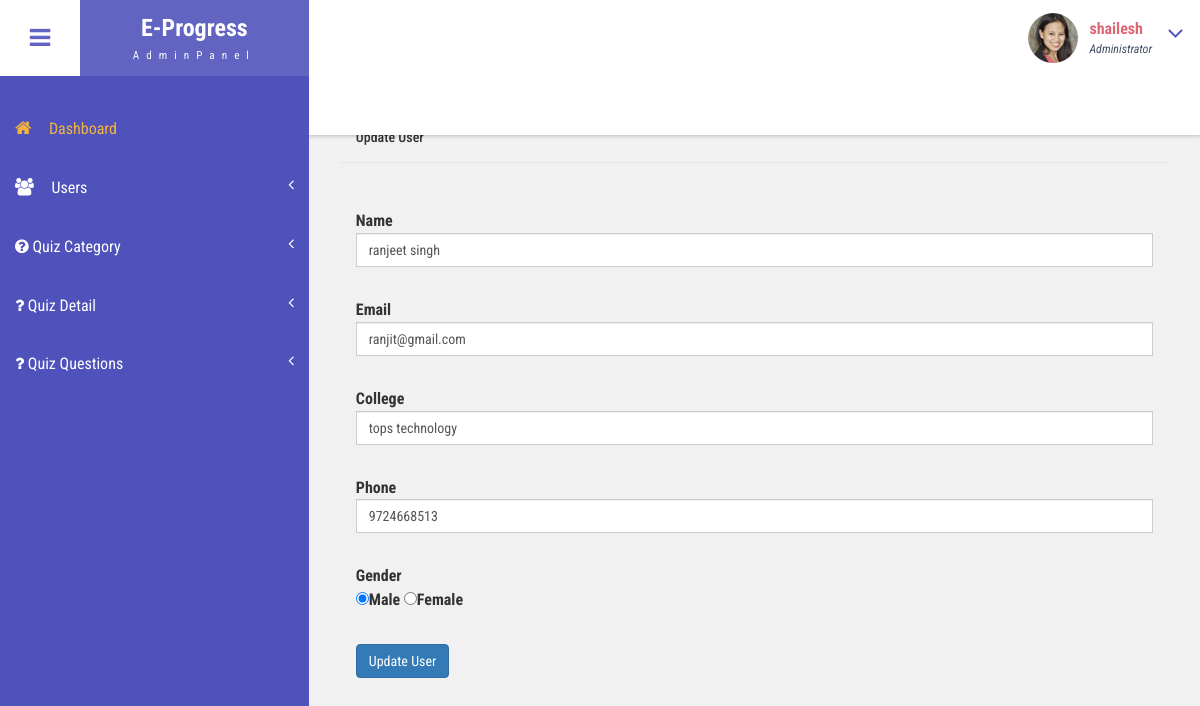
The page /edit?id=3 (signed in) on the database its author committed.
### tables this page shows
CREATE TABLE `users` (
  `id` int(11) NOT NULL,
  `name` varchar(255) NOT NULL,
  `gender` varchar(10) NOT NULL,
  `email` varchar(255) NOT NULL,
  `college` varchar(255) NOT NULL,
  `mob` varchar(50) NOT NULL,
  `password` varchar(255) NOT NULL,
  `roll_id` int(11) NOT NULL DEFAULT 2,
  `create at` timestamp NULL DEFAULT current_timestamp(),
  `update at` timestamp NULL DEFAULT current_timestamp(),
  `is_deleted` tinyint(1) NOT NULL DEFAULT 0
);

### index.php (called while the page is built)
<?php
require_once("Controller/Controller.php");
?>

### Model/Model.php (called while the page is built, shortened)
<?php
class Model
{
    function __construct(protected $connection = null)
    {
        try {
            $this->connection = new mysqli("localhost", "root", "", "project_oes");
        } catch (\Exception $e) {
            $ErrorMsg = PHP_EOL . "Error Date Time >>> " . date('d-m-Y h:i:s A') . PHP_EOL . "Error Msg >>> " . $e->getMessage() . PHP_EOL;
            if (!file_exists('log')) {
                mkdir("log");
            }
            $FileName = date('d_m_Y');
            file_put_contents("log/" . $FileName . "_log.txt", $ErrorMsg, FILE_APPEND);
        }
    }
    function Select($tbl, $where = null)
    {
        $SQL = " SELECT * FROM $tbl";
        if ($where != null || $where != "") {
            $SQL .= " WHERE";
            foreach ($where as $key => $value) {
                $SQL .= " $key = '$value' AND";
            }
            $SQL = rtrim($SQL, "AND");
        }
        $SQLEx = $this->connection->query($SQL);
        if ($SQLEx->num_rows > 0) {
            while ($data = $SQLEx->fetch_object()) {
                $FetchData[] = $data;
            }
            $Responce['Code'] = "1";
            $Responce['Msg'] = "Msg";
            $Responce['Data'] = $FetchData;
        } else {
            $Responce['Code'] = "0";
            $Responce['Msg'] = "Try Again";
            $Responce['Data'] = "0";
        }
        return $Responce;
    }
}
?>

### View/Admin/edit.php (the view, shortened to what this page needs)
<div id="page-wrapper">
    <div class="main-page">
        <form method="post">
            <div class="modal-header">
                <h5 class="modal-title" id="exampleModalLabel">Update User</h5>
            </div>
            <div class="modal-body">
                <div class="row ">
                    <div class="col">
                        <label for="name" class="form-label">Name</label>
                        <input type="text" name="name" id="name" value="<?php echo $Selectbyid['Data'][0]->name; ?>" class="form-control">
                    </div>
                </div>
                <div class="row ">
                    <div class="col">
                        <label for="email" class="form-label">Email</label>
                        <input type="email" name="email" id="email" value="<?php echo $Selectbyid['Data'][0]->email; ?>" class="form-control">
                    </div>
                </div>
                <div class="row ">
                    <div class="col">
                        <label for="college" class="form-label">College</label>
                        <input type="text" name="college" id="college" value="<?php echo $Selectbyid['Data'][0]->college; ?>" class="form-control">
                    </div>
                </div>
                <div class="row ">
                    <div class="col">
                        <label for="mob" class="form-label">Phone</label>
                        <input type="tel" name="mob" id="mob" value="<?php echo $Selectbyid['Data'][0]->mob; ?>" class="form-control">
                    </div>
                </div>
                <div class="row ">
                    <label for="gender" class="form-label">Gender</label>
                    <div class="col">
                        <input type="radio" name="gender" id="Male" value="Male" <?php if (isset($Selectbyid['Data'])) {
                                                                                        if ($Selectbyid['Data'][0]->gender == "Male") {
                                                                                            echo "checked";
                                                                                        }
                                                                                    } ?>><label for="Male">Male</label>
                        <input type="radio" name="gender" id="Female" value="Female" <?php if (isset($Selectbyid['Data'])) {
                                                                                            if ($Selectbyid['Data'][0]->gender == "Female") {
                                                                                                echo "checked";
                                                                                            }
                                                                                        } ?>><label for="Female">Female</label>
                    </div>
                </div>
                <div class="row ">
                    <div class="col">
                        <button type="submit" name="update" class="btn btn-primary">Update User</button>
                    </div>
                </div>
        </form>
    </div>
</div>

### Public/Admin/css/style.css (style rules this page uses)
h4, h5, h6, h1, h2, h3 { margin: 0; }
html, body { font-family: 'Roboto Condensed', sans-serif; font-size: 100%; overflow-x: hidden; background: #fff; }
h1,h2,h3,h4,h5,h6 { margin:0; }
ul,label { margin:0; padding:0; }
.cbp-spmenu-push { overflow-x: hidden; position: relative; }
.cbp-spmenu, .cbp-spmenu-push { -webkit-transition: all 0.3s ease; -moz-transition: all 0.3s ease; transition: all 0.3s ease; }
.cbp-spmenu-push div#page-wrapper { margin: 0 0 0 19.3em; transition:.5s all; -webkit-transition:.5s all; -moz-transition:.5s all; }
.charts,.row { margin: 2em 0 0; }
.form-control { border-radius: inherit; }

### Public/Admin/css/custom.css (style rules this page uses)
#page-wrapper { padding:7em 2em 2.5em; background-color: #F1F1F1; }

### rows shown on the page
users: name "ranjeet singh", email "ranjit@gmail.com", college "tops technology", mob "9724668513", gender "☑ Male", gender "☐ Female"

### other values the page prints
$_SESSION['Userdata'][0]->name "shailesh"
